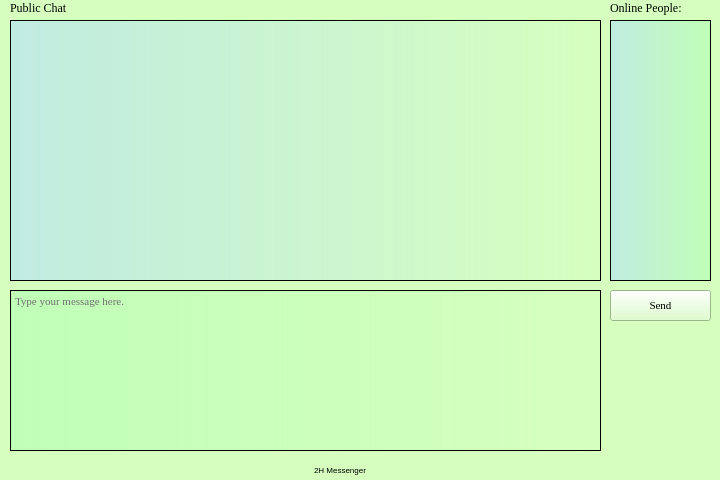
<?xml version="1.0" encoding="UTF-8"?>
<ui version="4.0">
 <class>SPBackground</class>
 <widget class="QMainWindow" name="SPBackground">
  <property name="geometry">
   <rect>
    <x>0</x>
    <y>0</y>
    <width>720</width>
    <height>480</height>
   </rect>
  </property>
  <property name="palette">
   <palette>
    <active>
     <colorrole role="WindowText">
      <brush brushstyle="SolidPattern">
       <color alpha="255">
        <red>0</red>
        <green>0</green>
        <blue>0</blue>
       </color>
      </brush>
     </colorrole>
     <colorrole role="Button">
      <brush brushstyle="SolidPattern">
       <color alpha="255">
        <red>214</red>
        <green>255</green>
        <blue>191</blue>
       </color>
      </brush>
     </colorrole>
     <colorrole role="Light">
      <brush brushstyle="SolidPattern">
       <color alpha="255">
        <red>255</red>
        <green>255</green>
        <blue>255</blue>
       </color>
      </brush>
     </colorrole>
     <colorrole role="Midlight">
      <brush brushstyle="SolidPattern">
       <color alpha="255">
        <red>234</red>
        <green>255</green>
        <blue>223</blue>
       </color>
      </brush>
     </colorrole>
     <colorrole role="Dark">
      <brush brushstyle="SolidPattern">
       <color alpha="255">
        <red>107</red>
        <green>127</green>
        <blue>95</blue>
       </color>
      </brush>
     </colorrole>
     <colorrole role="Mid">
      <brush brushstyle="SolidPattern">
       <color alpha="255">
        <red>143</red>
        <green>170</green>
        <blue>127</blue>
       </color>
      </brush>
     </colorrole>
     <colorrole role="Text">
      <brush brushstyle="SolidPattern">
       <color alpha="255">
        <red>0</red>
        <green>0</green>
        <blue>0</blue>
       </color>
      </brush>
     </colorrole>
     <colorrole role="BrightText">
      <brush brushstyle="SolidPattern">
       <color alpha="255">
        <red>255</red>
        <green>255</green>
        <blue>255</blue>
       </color>
      </brush>
     </colorrole>
     <colorrole role="ButtonText">
      <brush brushstyle="SolidPattern">
       <color alpha="255">
        <red>0</red>
        <green>0</green>
        <blue>0</blue>
       </color>
      </brush>
     </colorrole>
     <colorrole role="Base">
      <brush brushstyle="SolidPattern">
       <color alpha="255">
        <red>255</red>
        <green>255</green>
        <blue>255</blue>
       </color>
      </brush>
     </colorrole>
     <colorrole role="Window">
      <brush brushstyle="SolidPattern">
       <color alpha="255">
        <red>214</red>
        <green>255</green>
        <blue>191</blue>
       </color>
      </brush>
     </colorrole>
     <colorrole role="Shadow">
      <brush brushstyle="SolidPattern">
       <color alpha="255">
        <red>0</red>
        <green>0</green>
        <blue>0</blue>
       </color>
      </brush>
     </colorrole>
     <colorrole role="AlternateBase">
      <brush brushstyle="SolidPattern">
       <color alpha="255">
        <red>234</red>
        <green>255</green>
        <blue>223</blue>
       </color>
      </brush>
     </colorrole>
     <colorrole role="ToolTipBase">
      <brush brushstyle="SolidPattern">
       <color alpha="255">
        <red>255</red>
        <green>255</green>
        <blue>220</blue>
       </color>
      </brush>
     </colorrole>
     <colorrole role="ToolTipText">
      <brush brushstyle="SolidPattern">
       <color alpha="255">
        <red>0</red>
        <green>0</green>
        <blue>0</blue>
       </color>
      </brush>
     </colorrole>
    </active>
    <inactive>
     <colorrole role="WindowText">
      <brush brushstyle="SolidPattern">
       <color alpha="255">
        <red>0</red>
        <green>0</green>
        <blue>0</blue>
       </color>
      </brush>
     </colorrole>
     <colorrole role="Button">
      <brush brushstyle="SolidPattern">
       <color alpha="255">
        <red>214</red>
        <green>255</green>
        <blue>191</blue>
       </color>
      </brush>
     </colorrole>
     <colorrole role="Light">
      <brush brushstyle="SolidPattern">
       <color alpha="255">
        <red>255</red>
        <green>255</green>
        <blue>255</blue>
       </color>
      </brush>
     </colorrole>
     <colorrole role="Midlight">
      <brush brushstyle="SolidPattern">
       <color alpha="255">
        <red>234</red>
        <green>255</green>
        <blue>223</blue>
       </color>
      </brush>
     </colorrole>
     <colorrole role="Dark">
      <brush brushstyle="SolidPattern">
       <color alpha="255">
        <red>107</red>
        <green>127</green>
        <blue>95</blue>
       </color>
      </brush>
     </colorrole>
     <colorrole role="Mid">
      <brush brushstyle="SolidPattern">
       <color alpha="255">
        <red>143</red>
        <green>170</green>
        <blue>127</blue>
       </color>
      </brush>
     </colorrole>
     <colorrole role="Text">
      <brush brushstyle="SolidPattern">
       <color alpha="255">
        <red>0</red>
        <green>0</green>
        <blue>0</blue>
       </color>
      </brush>
     </colorrole>
     <colorrole role="BrightText">
      <brush brushstyle="SolidPattern">
       <color alpha="255">
        <red>255</red>
        <green>255</green>
        <blue>255</blue>
       </color>
      </brush>
     </colorrole>
     <colorrole role="ButtonText">
      <brush brushstyle="SolidPattern">
       <color alpha="255">
        <red>0</red>
        <green>0</green>
        <blue>0</blue>
       </color>
      </brush>
     </colorrole>
     <colorrole role="Base">
      <brush brushstyle="SolidPattern">
       <color alpha="255">
        <red>255</red>
        <green>255</green>
        <blue>255</blue>
       </color>
      </brush>
     </colorrole>
     <colorrole role="Window">
      <brush brushstyle="SolidPattern">
       <color alpha="255">
        <red>214</red>
        <green>255</green>
        <blue>191</blue>
       </color>
      </brush>
     </colorrole>
     <colorrole role="Shadow">
      <brush brushstyle="SolidPattern">
       <color alpha="255">
        <red>0</red>
        <green>0</green>
        <blue>0</blue>
       </color>
      </brush>
     </colorrole>
     <colorrole role="AlternateBase">
      <brush brushstyle="SolidPattern">
       <color alpha="255">
        <red>234</red>
        <green>255</green>
        <blue>223</blue>
       </color>
      </brush>
     </colorrole>
     <colorrole role="ToolTipBase">
      <brush brushstyle="SolidPattern">
       <color alpha="255">
        <red>255</red>
        <green>255</green>
        <blue>220</blue>
       </color>
      </brush>
     </colorrole>
     <colorrole role="ToolTipText">
      <brush brushstyle="SolidPattern">
       <color alpha="255">
        <red>0</red>
        <green>0</green>
        <blue>0</blue>
       </color>
      </brush>
     </colorrole>
    </inactive>
    <disabled>
     <colorrole role="WindowText">
      <brush brushstyle="SolidPattern">
       <color alpha="255">
        <red>107</red>
        <green>127</green>
        <blue>95</blue>
       </color>
      </brush>
     </colorrole>
     <colorrole role="Button">
      <brush brushstyle="SolidPattern">
       <color alpha="255">
        <red>214</red>
        <green>255</green>
        <blue>191</blue>
       </color>
      </brush>
     </colorrole>
     <colorrole role="Light">
      <brush brushstyle="SolidPattern">
       <color alpha="255">
        <red>255</red>
        <green>255</green>
        <blue>255</blue>
       </color>
      </brush>
     </colorrole>
     <colorrole role="Midlight">
      <brush brushstyle="SolidPattern">
       <color alpha="255">
        <red>234</red>
        <green>255</green>
        <blue>223</blue>
       </color>
      </brush>
     </colorrole>
     <colorrole role="Dark">
      <brush brushstyle="SolidPattern">
       <color alpha="255">
        <red>107</red>
        <green>127</green>
        <blue>95</blue>
       </color>
      </brush>
     </colorrole>
     <colorrole role="Mid">
      <brush brushstyle="SolidPattern">
       <color alpha="255">
        <red>143</red>
        <green>170</green>
        <blue>127</blue>
       </color>
      </brush>
     </colorrole>
     <colorrole role="Text">
      <brush brushstyle="SolidPattern">
       <color alpha="255">
        <red>107</red>
        <green>127</green>
        <blue>95</blue>
       </color>
      </brush>
     </colorrole>
     <colorrole role="BrightText">
      <brush brushstyle="SolidPattern">
       <color alpha="255">
        <red>255</red>
        <green>255</green>
        <blue>255</blue>
       </color>
      </brush>
     </colorrole>
     <colorrole role="ButtonText">
      <brush brushstyle="SolidPattern">
       <color alpha="255">
        <red>107</red>
        <green>127</green>
        <blue>95</blue>
       </color>
      </brush>
     </colorrole>
     <colorrole role="Base">
      <brush brushstyle="SolidPattern">
       <color alpha="255">
        <red>214</red>
        <green>255</green>
        <blue>191</blue>
       </color>
      </brush>
     </colorrole>
     <colorrole role="Window">
      <brush brushstyle="SolidPattern">
       <color alpha="255">
        <red>214</red>
        <green>255</green>
        <blue>191</blue>
       </color>
      </brush>
     </colorrole>
     <colorrole role="Shadow">
      <brush brushstyle="SolidPattern">
       <color alpha="255">
        <red>0</red>
        <green>0</green>
        <blue>0</blue>
       </color>
      </brush>
     </colorrole>
     <colorrole role="AlternateBase">
      <brush brushstyle="SolidPattern">
       <color alpha="255">
        <red>214</red>
        <green>255</green>
        <blue>191</blue>
       </color>
      </brush>
     </colorrole>
     <colorrole role="ToolTipBase">
      <brush brushstyle="SolidPattern">
       <color alpha="255">
        <red>255</red>
        <green>255</green>
        <blue>220</blue>
       </color>
      </brush>
     </colorrole>
     <colorrole role="ToolTipText">
      <brush brushstyle="SolidPattern">
       <color alpha="255">
        <red>0</red>
        <green>0</green>
        <blue>0</blue>
       </color>
      </brush>
     </colorrole>
    </disabled>
   </palette>
  </property>
  <property name="windowTitle">
   <string>MainWindow</string>
  </property>
  <property name="styleSheet">
   <string notr="true">
background-image: url(:/newPrefix/3333258249_4faf893281_o.jpg);</string>
  </property>
  <widget class="QWidget" name="SPcentralwidget">
   <widget class="QTextBrowser" name="SPBoxOnlinePeople">
    <property name="geometry">
     <rect>
      <x>610</x>
      <y>20</y>
      <width>101</width>
      <height>261</height>
     </rect>
    </property>
    <property name="styleSheet">
     <string notr="true">background-color: qlineargradient(spread:pad, x1:0, y1:0, x2:1, y2:0, stop:0 rgba(172, 217, 255, 133), stop:1 rgba(172, 255, 175, 134));
background-image: url(:/img/3333258249_4faf893281_o.jpg);</string>
    </property>
   </widget>
   <widget class="QLabel" name="SPTextOnlinePeople">
    <property name="geometry">
     <rect>
      <x>610</x>
      <y>0</y>
      <width>91</width>
      <height>16</height>
     </rect>
    </property>
    <property name="font">
     <font>
      <family>Times New Roman</family>
     </font>
    </property>
    <property name="styleSheet">
     <string notr="true">background-color: qlineargradient(spread:pad, x1:0, y1:0, x2:1, y2:0, stop:0 rgba(172, 217, 255, 0), stop:1 rgba(172, 255, 175, 0));
background-image: url(:/img/3333258249_4faf893281_o.jpg);</string>
    </property>
    <property name="text">
     <string>Online People:</string>
    </property>
   </widget>
   <widget class="QTextBrowser" name="SPBoxPubicChat">
    <property name="geometry">
     <rect>
      <x>10</x>
      <y>20</y>
      <width>591</width>
      <height>261</height>
     </rect>
    </property>
    <property name="styleSheet">
     <string notr="true">background-color: qlineargradient(spread:pad, x1:0, y1:0, x2:1, y2:0, stop:0 rgba(172, 217, 255, 133), stop:1 rgba(172, 255, 175, 0));
background-image: url(:/img/3333258249_4faf893281_o.jpg);</string>
    </property>
   </widget>
   <widget class="QTextEdit" name="SPBoxTypeMessage">
    <property name="geometry">
     <rect>
      <x>10</x>
      <y>290</y>
      <width>591</width>
      <height>161</height>
     </rect>
    </property>
    <property name="font">
     <font>
      <family>Times New Roman</family>
      <pointsize>8</pointsize>
     </font>
    </property>
    <property name="styleSheet">
     <string notr="true">background-color: qlineargradient(spread:pad, x1:0, y1:0, x2:1, y2:0, stop:0 rgba(172, 255, 178, 133), stop:1 rgba(172, 255, 175, 0));
background-image: url(:/img/3333258249_4faf893281_o.jpg);</string>
    </property>
    <property name="html">
     <string>&lt;!DOCTYPE HTML PUBLIC &quot;-//W3C//DTD HTML 4.0//EN&quot; &quot;http://www.w3.org/TR/REC-html40/strict.dtd&quot;&gt;
&lt;html&gt;&lt;head&gt;&lt;meta name=&quot;qrichtext&quot; content=&quot;1&quot; /&gt;&lt;style type=&quot;text/css&quot;&gt;
p, li { white-space: pre-wrap; }
&lt;/style&gt;&lt;/head&gt;&lt;body style=&quot; font-family:'Times New Roman'; font-size:8pt; font-weight:400; font-style:normal;&quot;&gt;
&lt;p style=&quot; margin-top:0px; margin-bottom:0px; margin-left:0px; margin-right:0px; -qt-block-indent:0; text-indent:0px;&quot;&gt;&lt;span style=&quot; color:#6f6f6f;&quot;&gt;Type your message here.&lt;/span&gt;&lt;/p&gt;&lt;/body&gt;&lt;/html&gt;</string>
    </property>
   </widget>
   <widget class="QPushButton" name="SPSendButton">
    <property name="geometry">
     <rect>
      <x>610</x>
      <y>290</y>
      <width>101</width>
      <height>31</height>
     </rect>
    </property>
    <property name="font">
     <font>
      <family>Times New Roman</family>
      <pointsize>8</pointsize>
      <weight>50</weight>
      <bold>false</bold>
      <kerning>true</kerning>
     </font>
    </property>
    <property name="text">
     <string>Send</string>
    </property>
   </widget>
   <widget class="QLabel" name="SPTextPublicChat">
    <property name="geometry">
     <rect>
      <x>10</x>
      <y>0</y>
      <width>81</width>
      <height>16</height>
     </rect>
    </property>
    <property name="font">
     <font>
      <family>Times New Roman</family>
     </font>
    </property>
    <property name="text">
     <string>Public Chat</string>
    </property>
   </widget>
   <widget class="QLabel" name="SPLabel">
    <property name="geometry">
     <rect>
      <x>314</x>
      <y>460</y>
      <width>91</width>
      <height>20</height>
     </rect>
    </property>
    <property name="font">
     <font>
      <pointsize>6</pointsize>
     </font>
    </property>
    <property name="styleSheet">
     <string notr="true">background-color: qlineargradient(spread:pad, x1:0, y1:0, x2:1, y2:0, stop:0 rgba(172, 217, 255, 0), stop:1 rgba(172, 255, 175, 0));
background-image: url(:/img/3333258249_4faf893281_o.jpg);</string>
    </property>
    <property name="text">
     <string>2H Messenger</string>
    </property>
   </widget>
   <zorder>SPBoxOnlinePeople</zorder>
   <zorder>SPSendButton</zorder>
   <zorder>SPTextPublicChat</zorder>
   <zorder>SPBoxTypeMessage</zorder>
   <zorder>SPTextOnlinePeople</zorder>
   <zorder>SPBoxPubicChat</zorder>
   <zorder>SPLabel</zorder>
  </widget>
 </widget>
 <resources>
  <include location="img.qrc"/>
 </resources>
 <connections/>
</ui>
